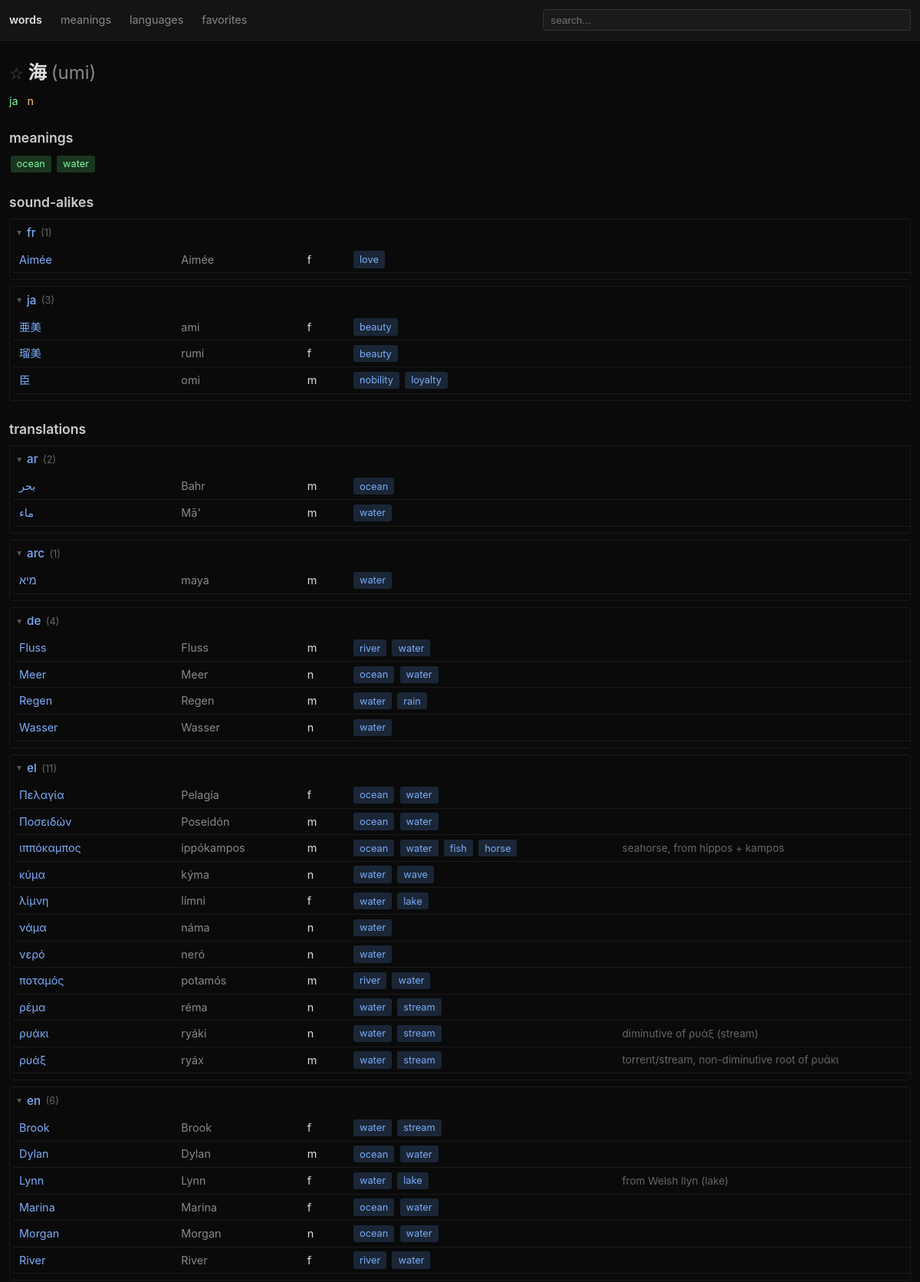
/word/3 (upper part), run on the app's committed database.
### tables this page shows
CREATE TABLE words (
    id INTEGER PRIMARY KEY,
    text TEXT NOT NULL,
    romanized TEXT,
    language TEXT NOT NULL,
    gender TEXT,
    note TEXT
);

CREATE TABLE meanings (
    id INTEGER PRIMARY KEY,
    label TEXT NOT NULL UNIQUE);

### web.py (the view)
@app.route("/word/<int:word_id>")
def word_detail(word_id):
    db = get_db()
    word = db.execute("SELECT * FROM words WHERE id = ?", (word_id,)).fetchone()
    if not word:
        return "not found", 404
    meanings = word_meanings(db, word_id)
    translations = word_translations(db, word_id)
    soundalikes = word_soundalikes(db, word_id)
    return render_template("word.html",
        word=word, meanings=meanings,
        translations=translations, soundalikes=soundalikes)

### web.py (called while the page is built)
def get_db():
    if "db" not in g:
        g.db = sqlite3.connect(DB_PATH)
        g.db.execute("PRAGMA foreign_keys=ON")
        g.db.row_factory = sqlite3.Row
    return g.db

def word_meanings(db, word_id):
    return db.execute("""
        SELECT m.id, m.label
        FROM word_meanings wm JOIN meanings m ON wm.meaning_id = m.id
        WHERE wm.word_id = ? ORDER BY m.label
    """, (word_id,)).fetchall()

def word_translations(db, word_id):
    rows = db.execute("""
        SELECT w.id, w.text, w.romanized, w.language, w.gender, w.note,
            GROUP_CONCAT(m.label, ', ') AS meanings
        FROM (
            SELECT DISTINCT wm.word_id AS wid
            FROM word_meanings wm
            JOIN word_meanings wm2 ON wm.meaning_id = wm2.meaning_id
            WHERE wm2.word_id = ? AND wm.word_id != ?
        ) t
        JOIN words w ON w.id = t.wid
        LEFT JOIN word_meanings wma ON w.id = wma.word_id
        LEFT JOIN meanings m ON wma.meaning_id = m.id
        GROUP BY w.id ORDER BY w.language, w.text
    """, (word_id, word_id)).fetchall()
    grouped = defaultdict(list)
    for r in rows:
        grouped[r["language"]].append(r)
    return dict(grouped)

### templates/word.html (shortened to what this page needs)
{% extends "base.html" %}
{% block content %}
<h1><button class="fav-btn fav-btn-lg" data-id="{{ word.id }}" title="toggle favorite">☆</button> {{ word.text }}{% if word.romanized %} <span class="romanized">({{ word.romanized }})</span>{% endif %}</h1>
<div class="word-meta">
  <span class="lang"><a href="/language/{{ word.language }}">{{ word.language }}</a></span>
  {% if word.gender %}<span class="gender">{{ word.gender }}</span>{% endif %}
</div>
<section class="meanings">
<h2>meanings</h2>
{% if meanings %}
<ul class="tag-list">
  {% for m in meanings %}
  <li><a href="/meaning/{{ m.id }}" class="tag meaning-tag">{{ m.label }}</a></li>
  {% endfor %}
</ul>
{% else %}
<p class="empty">no meanings assigned</p>
{% endif %}
</section>
{% macro word_table(words) %}
<table class="compact">
<colgroup>
  <col class="col-word-c"><col class="col-rom-c"><col class="col-gender-c"><col class="col-meanings-c"><col class="col-note-c">
</colgroup>
<tbody>
{% for w in words %}
<tr>
  <td><a href="/word/{{ w.id }}">{{ w.text }}</a></td>
  <td class="romanized">{{ w.romanized or w.text }}</td>
  <td>{% if w.gender %}{{ w.gender }}{% endif %}</td>
  <td class="meanings-col">
    {% if w.meanings %}
      {% for m in w.meanings.split(', ') %}
        <a href="/words?meaning={{ m }}" class="tag">{{ m }}</a>
      {% endfor %}
    {% endif %}
  </td>
  <td class="note">{{ w.note or '' }}</td>
</tr>
{% endfor %}
</tbody>
</table>
{% endmacro %}
{% if soundalikes %}
<section class="relations">
<h2>sound-alikes</h2>
{% for lang, words in soundalikes.items()|sort %}
<details class="lang-group" open>
  <summary><a href="/language/{{ lang }}">{{ lang }}</a> <span class="count">({{ words|length }})</span></summary>
  {{ word_table(words) }}
</details>
{% endfor %}
</section>
{% endif %}
{% if translations %}
<section class="relations">
<h2>translations</h2>
{% for lang, words in translations.items()|sort %}
<details class="lang-group" open>
  <summary><a href="/language/{{ lang }}">{{ lang }}</a> <span class="count">({{ words|length }})</span></summary>
  {{ word_table(words) }}
</details>
{% endfor %}
</section>
{% endif %}
{% endblock %}

### static/style.css (style rules this page uses)
* { margin: 0; padding: 0; box-sizing: border-box; }
body { font-family: "Inter", system-ui, -apple-system, sans-serif; background: #0a0a0a; color: #e0e0e0; line-height: 1.5; }
h1 { font-size: 1.5rem; font-weight: 600; margin-bottom: 0.5rem; }
h2 { font-size: 1.1rem; font-weight: 600; margin: 1.5rem 0 0.5rem; color: #ccc; }
a { color: #7cacf8; text-decoration: none; }
button { padding: 0.5rem 1rem; background: #222; border: 1px solid #333; border-radius: 4px; color: #ccc; cursor: pointer; font-size: 0.9rem; }
table { width: 100%; border-collapse: collapse; font-size: 0.9rem; table-layout: fixed; }
tbody td { padding: 0.4rem 0.5rem; border-bottom: 1px solid #1a1a1a; overflow: hidden; text-overflow: ellipsis; white-space: nowrap; }
table.compact { margin-bottom: 0.5rem; }
table.compact td { padding: 0.25rem 0.5rem; }
.col-word-c { width: 18%; }
.col-rom-c { width: 14%; }
.col-gender-c { width: 5%; }
.col-meanings-c { width: 30%; white-space: normal; }
.col-note-c { width: 33%; }
.romanized { color: #888; }
.note { color: #666; font-size: 0.85rem; }
.count { color: #666; font-weight: normal; font-size: 0.85em; }
.tag { display: inline-block; padding: 0.1rem 0.5rem; background: #1a2636; border-radius: 3px; font-size: 0.8rem; color: #7cacf8; margin: 0.1rem; }
.tag.meaning-tag { background: #1a3620; color: #7cf89c; }
.tag-list { list-style: none; display: flex; flex-wrap: wrap; gap: 0.25rem; }
.tag-list li { display: flex; align-items: center; gap: 0.25rem; }
.word-meta { display: flex; gap: 0.75rem; margin-bottom: 0.5rem; font-size: 0.9rem; }
.word-meta .lang a { color: #7cf89c; }
.word-meta .gender { color: #f8c87c; }
.romanized { color: #888; font-weight: normal; }
.meanings { margin: 1rem 0; }
section.relations { margin: 1.5rem 0; }
.lang-group { margin: 0.5rem 0; border: 1px solid #1a1a1a; border-radius: 4px; }
.lang-group summary { padding: 0.4rem 0.6rem; cursor: pointer; font-size: 0.95rem; font-weight: 500; color: #999; list-style: none; display: flex; align-items: center; gap: 0.4rem; }
.lang-group summary::before { content: "▸"; font-size: 0.75rem; color: #555; transition: transform 0.15s; }
.lang-group[open] > summary::before { transform: rotate(90deg); }
.lang-group > table { margin: 0 0.25rem 0.5rem; }
.meanings-col { white-space: normal; }
.fav-btn { background: none; border: none; cursor: pointer; font-size: 1rem; color: #555; padding: 0; line-height: 1; }
.fav-btn-lg { font-size: 1.3rem; vertical-align: middle; }

### data on the page
words: text "海", romanized "umi", language "ja", gender "n"
meanings: label "ocean"
meanings: label "water"
words: language "fr", words "1", text "Aimée", gender "f", m "love"
words: language "ja", words "3", text "亜美", romanized "ami", gender "f", m "beauty"
words: text "瑠美", romanized "rumi", gender "f", m "beauty"
words: text "臣", romanized "omi", gender "m", m "nobility" "loyalty"
words: language "ar", words "2", text "بحر", romanized "Bahr", gender "m", m "ocean"
words: text "ماء", romanized "Mā'", gender "m", m "water"
words: language "arc", words "1", text "מיא", romanized "maya", gender "m", m "water"
words: language "de", words "4", text "Fluss", gender "m", m "river" "water"
words: text "Meer", gender "n", m "ocean" "water"
words: text "Regen", gender "m", m "water" "rain"
words: text "Wasser", gender "n", m "water"
words: language "el", words "11", text "Πελαγία", romanized "Pelagía", gender "f", m "ocean" "water"
words: text "Ποσειδών", romanized "Poseidón", gender "m", m "ocean" "water"
words: text "ιππόκαμπος", romanized "ippókampos", gender "m", m "ocean" "water" "fish" "horse", note "seahorse, from hippos + kampos"
words: text "κύμα", romanized "kýma", gender "n", m "water" "wave"
words: text "λίμνη", romanized "límni", gender "f", m "water" "lake"
words: text "νάμα", romanized "náma", gender "n", m "water"
words: text "νερό", romanized "neró", gender "n", m "water"
words: text "ποταμός", romanized "potamós", gender "m", m "river" "water"
words: text "ρέμα", romanized "réma", gender "n", m "water" "stream"
words: text "ρυάκι", romanized "ryáki", gender "n", m "water" "stream", note "diminutive of ρυάξ (stream)"
words: text "ρυάξ", romanized "ryáx", gender "m", m "water" "stream", note "torrent/stream, non-diminutive root of ρυάκι"
words: language "en", words "6", text "Brook", gender "f", m "water" "stream"
words: text "Dylan", gender "m", m "ocean" "water"
words: text "Lynn", gender "f", m "water" "lake", note "from Welsh llyn (lake)"
words: text "Marina", gender "f", m "ocean" "water"
words: text "Morgan", gender "n", m "ocean" "water"
words: text "River", gender "f", m "river" "water"
